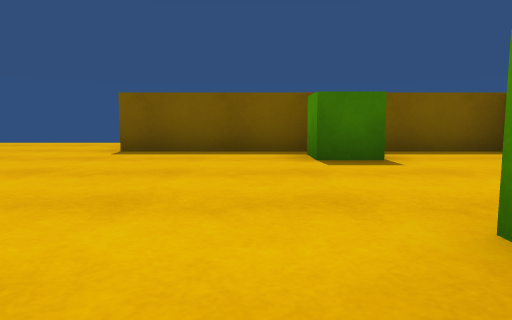
[1] (above)

16 first-person views from a walk through a 3-D level made in the Unity game engine. The camera is 0.51 m above the floor, tilts 6° down and sees 70° across. The floor is counted in squares, 1 m on a side. Each view is taken from the middle of a square. On the plan, view 1 faces up. The plan holds only what a view shows up to about 9 squares ahead; the rest is blank. The player is left out. Surface patterns are stand-ins for the level's own textures.

[2]
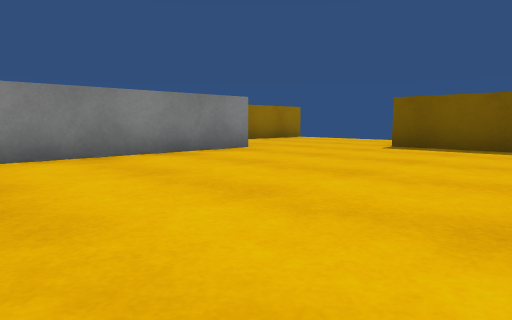

[3]
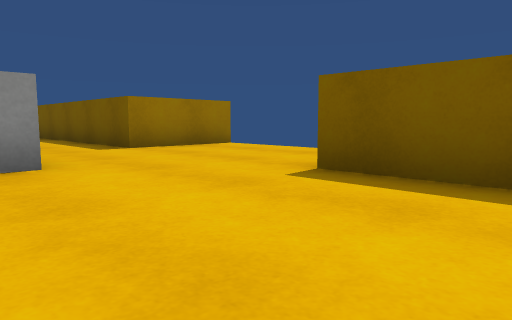

[4]
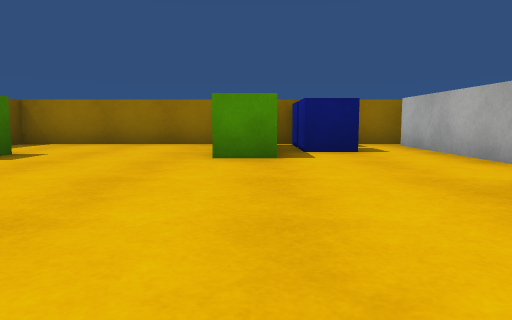

[5]
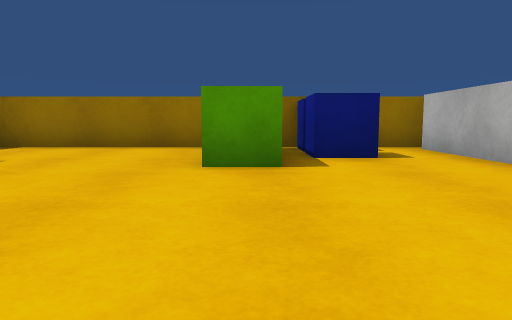

[6]
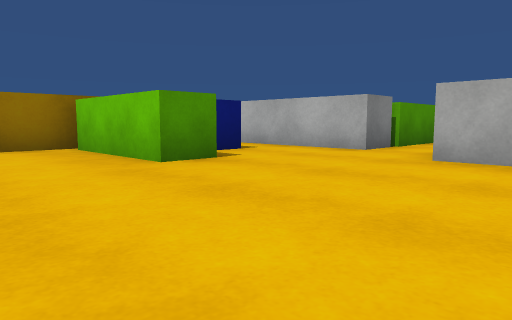

[7]
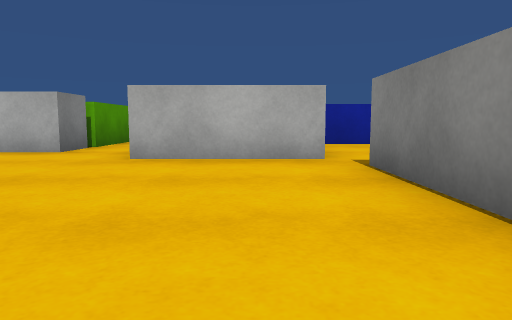

[8]
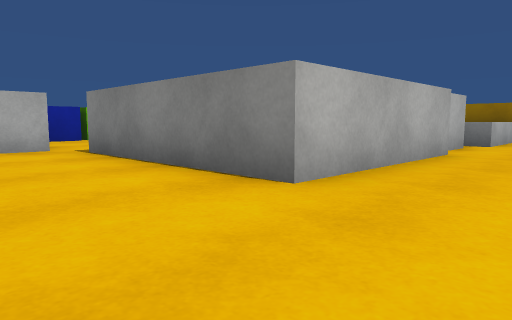

[9]
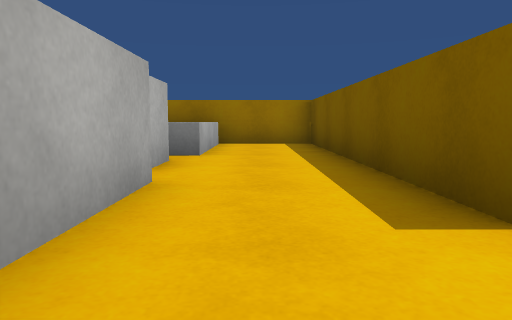

[10]
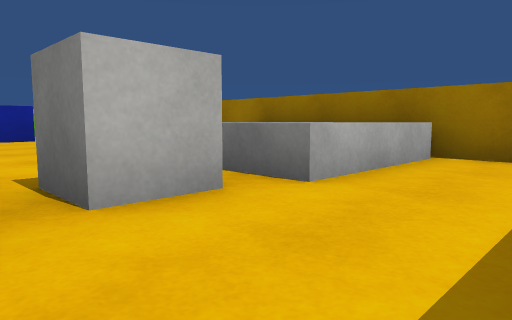

[11]
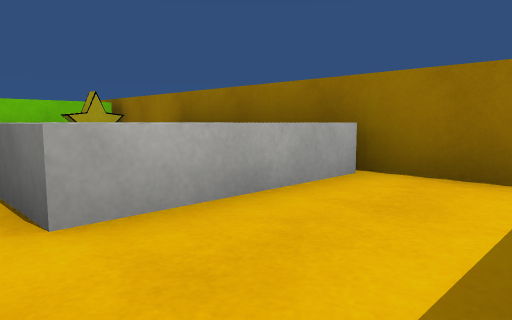

[12]
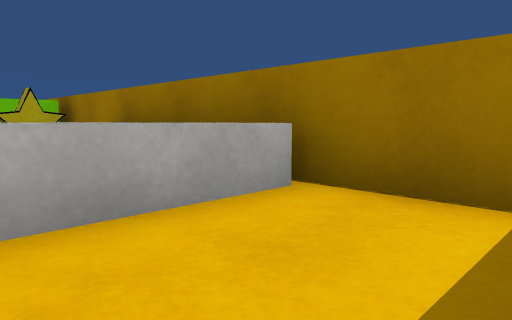

[13]
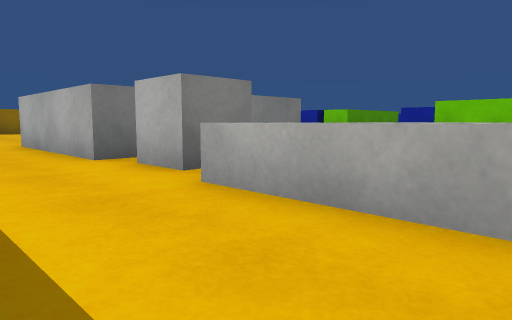

[14]
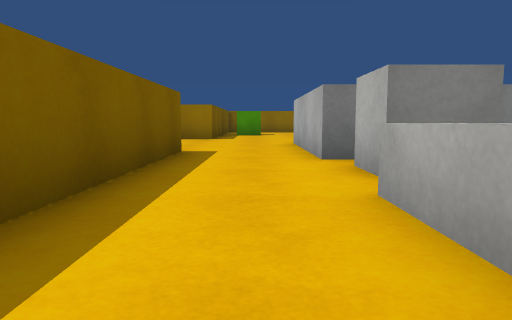

[15]
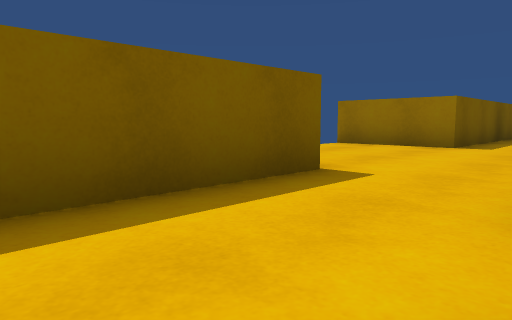

[16]
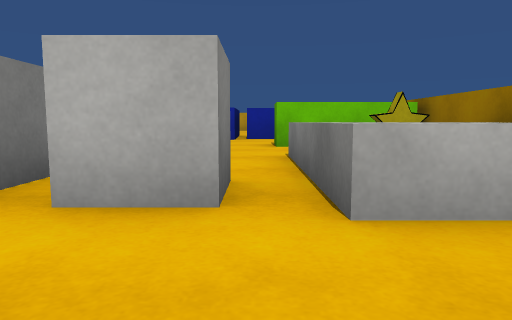

### Floor plan
Key: @ floor where view 1 was taken; # wall or solid block; . floor; ^ raised ledge; C green cube; B blue cube; L blue block; U cube; S star.
Columns run from 14 left of view 1 to 5 right of it. Each row starts with its distance up from view 1.
  9        #    #
  8        #....#
  7 ########....########
  6 #..................#
  5 #..............C...#
  4 #^^^.U####.........#
  3 # ^^UU#  #.........#
  2 #^ ^..#  #.........#
  1 #^^^..#  #......####
  0 #   ..#  #....@.BBB
 -1 #S ...   .###......
 -2 ####..   .   ..####
 -3     .    .   ..#
 -4     .    .    ##
 -5     #    LL   #

Where each view was taken, in squares from view 1:
view 1: 0 up, 0 right, facing up
view 2: 1 down, 1 right, facing up-left
view 3: 3 up, 0 right, facing up-left
view 4: 1 up, 4 left, facing right
view 5: 1 up, 3 left, facing right
view 6: 4 up, 3 left, facing down-right
view 7: 4 up, 3 left, facing down
view 8: 6 up, 2 left, facing down-left
view 9: 5 up, 5 left, facing left
view 10: 6 up, 8 left, facing down-left
view 11: 6 up, 10 left, facing down-left
view 12: 6 up, 11 left, facing down-left
view 13: 6 up, 13 left, facing down-right
view 14: 5 up, 13 left, facing right
view 15: 4 up, 10 left, facing up-right
view 16: 6 up, 10 left, facing down
